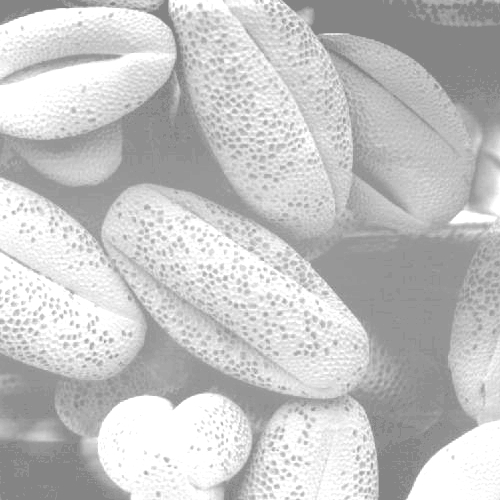
#> input picture ex2report_AaronGarcia/test02.jpg, 500 x 500 px
$ python ex2-histogram.py
#> lines starting #> are read from the running program, lines starting #| are printed output that depends on the picture
import cv2
import numpy as np
from matplotlib import pyplot as plt

# Load input image
img1 = cv2.imread('test02.jpg')
#> img1 is the input picture: shape (500, 500, 3); min 131, max 255, mean 196.4
img1 = cv2.cvtColor(img1, cv2.COLOR_BGR2GRAY)
#> img1: shape (500, 500)
height, width = img1.shape
#> height = 500; width = 500
print(f'Image size: width={width}, height={height}')
#| Image size: width=500, height=500

# Make histogram
hist, bins = np.histogram(img1.flatten(), range=(0,256), bins=256)
#> hist = 256 values, max 27860 at index 255, min 0 at index 0, mean 976.6; bins = 257 values from 0 to 256

# Show Histogram
plt.bar(bins[:-1], hist)
plt.show()
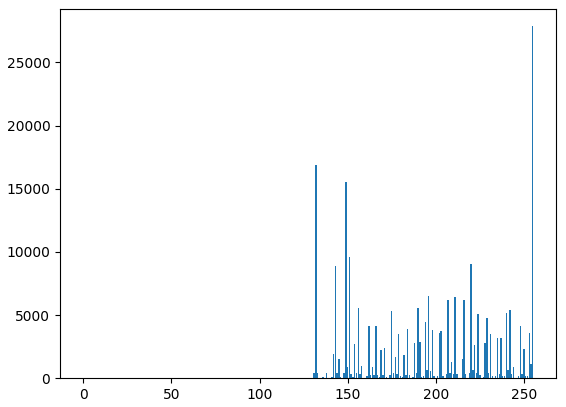
#> figure drawn by matplotlib, 1 panel; tallest bar 27860 high, from x = 254.6 to 255.4
